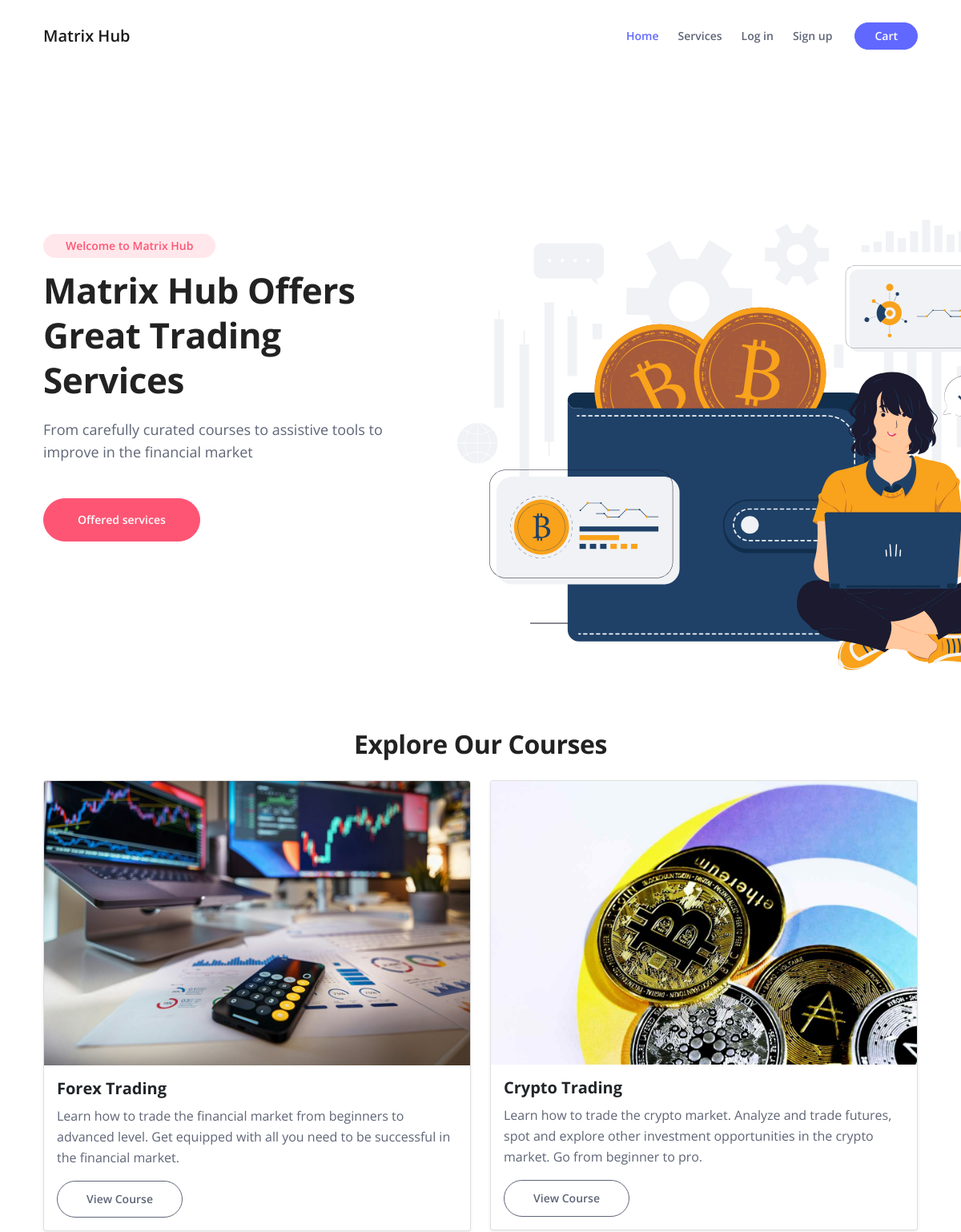
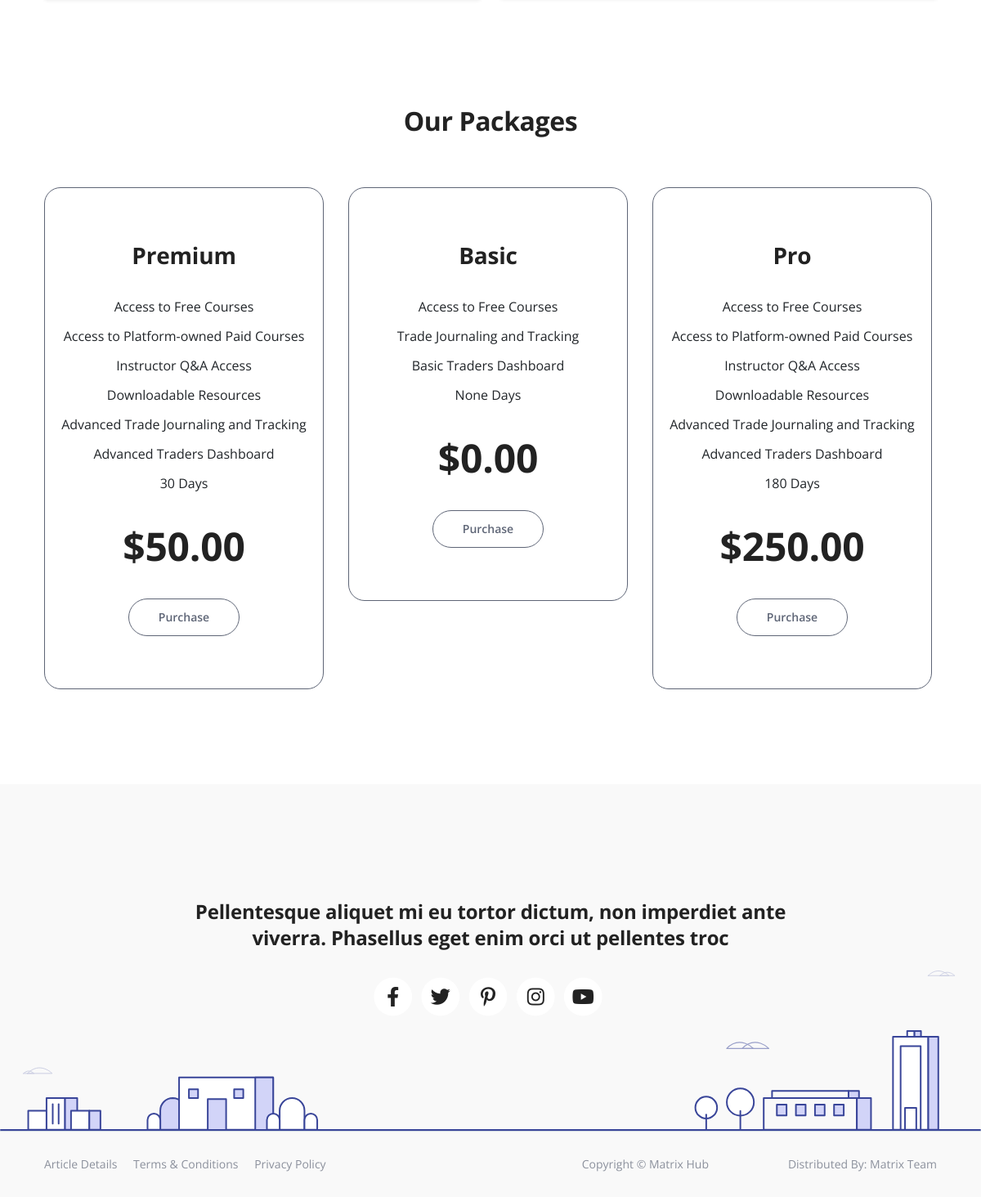
The page / on the database its author committed (2 pictures, top to bottom).
### core/models.py (models this page shows, shortened)
class SubscriptionPlan(models.Model):
    name = models.CharField(max_length=100)  # "Free", "Premium", "Pro" plans
    description = models.TextField(blank=True)
    price = models.DecimalField(max_digits=10, decimal_places=2)
    duration_days = models.PositiveIntegerField(help_text="Duration of the plan in days", null=True, blank=True)
    features = models.ManyToManyField('Feature', blank=True, related_name='subscription_plans')
    order_priority = models.PositiveIntegerField(default=100)
    class Meta:
        ordering = ['order_priority']

class Feature(models.Model):
    name = models.CharField(max_length=100, unique=True)
    description = models.TextField(blank=True, help_text="Description of the feature.")

### core/views.py (the view)
# urls.py: path('', views.home, name='home'),
def home(request):
    subscriptionplans = SubscriptionPlan.objects.all()
    context = {'subscriptionplans': subscriptionplans}
    return render(request, 'core/home.html', context)

### templates/core/home.html (shortened to what this page needs)
{% extends 'core/base.html' %}
{% block content %}
    <header id="header" class="header">
        <div class="container">
            <div class="row">
                <div class="col-lg-6 col-xl-5">
                    <div class="text-container">
                        <div class="section-title">Welcome to Matrix Hub</div>
                        <h1 class="h1-large">Matrix Hub Offers Great Trading Services</h1>
                        <p class="p-large">From carefully curated courses to assistive tools to improve in the financial market</p>
                        <a class="btn-solid-lg" href="#services">Offered services</a>
                    </div>
                </div>
                <div class="col-lg-6 col-xl-7">
                    <div class="image-container">
                        <img class="img-fluid" src="media/images/woman-doing-bitcoin-trading.svg" alt="alternative">
                    </div>
                </div>
            </div>
        </div>
    </header>
 <section class="container my-5">
    <h2 class="text-center mb-4">Explore Our Courses</h2>
    <div class="row">
      <div class="col-md-6">
        <div class="card shadow-sm">
          <img src="media/images/forexcourse.jpg" class="card-img-top" alt="Course Image">
          <div class="card-body">
            <h5 class="card-title">Forex Trading</h5>
            <p class="card-text">Learn how to trade the financial market from beginners to advanced level. Get equipped with all you need to be
                successful in the financial market.
            </p>
            <a href="#" class="btn-outline-reg">View Course</a>
          </div>
        </div>
      </div>
      <div class="col-md-6">
        <div class="card shadow-sm">
          <img src="media/images/cryptocurrency.jpg" class="card-img-top" alt="Course Image">
          <div class="card-body">
            <h5 class="card-title">Crypto Trading</h5>
            <p class="card-text">Learn how to trade the crypto market. Analyze and trade futures, spot and explore other investment opportunities
                in the crypto market. Go from beginner to pro.
            </p>
            <a href="#" class="btn-outline-reg">View Course</a>
          </div>
        </div>
      </div>
 </section>
    <div id="pricing" class="cards-2">
        <div class="container">
            <div class="row">
                <div class="col-lg-12">
                    <h2 class="h2-heading">Our Packages</h2>
                </div>
            </div>
            <div class="row">
                {% for subscriptionplan in subscriptionplans %}
                <div class="col-lg-4 col-md-6">
                    <div class="card">
                        <div class="card-body">
                            <div class="card-title">
                                <h3>{{ subscriptionplan.name }}</h3>
                            </div>
                            <ul class="list-unstyled li-space-lg">
                                {% for feature in subscriptionplan.features.all %}
                                <li>{{ feature.name }}</li>
                                {% endfor %}
                                <li>{{ subscriptionplan.duration_days }} Days</li>
                            </ul>
                            <div class="price">${{ subscriptionplan.price }}</div>
                            <a href="#contact" class="btn-outline-reg">Purchase</a>
                        </div>
                    </div>
                </div>
                {% endfor %}
            </div>
        </div>
    </div>
{% endblock content%}

### templates/core/base.html (shortened to what this page needs)
{% load static %}
<!doctype html>
<html lang="en">
  <head>
    <link href="https://cdn.jsdelivr.net/npm/bootstrap@5.3.3/dist/css/bootstrap.min.css" rel="stylesheet">
        <link rel="stylesheet" href="https://cdnjs.cloudflare.com/ajax/libs/font-awesome/4.7.0/css/font-awesome.min.css">
        <link href="{% static 'css/bootstrap.min.css' %}" rel="stylesheet">
        <link href="{% static 'css/fontawesome-all.min.css' %}" rel="stylesheet">
        <link href="{% static 'css/swiper.css' %}" rel="stylesheet">
        <link href="{% static 'css/styles.css' %}" rel="stylesheet">
  </head>
  <body>
    <nav id="navbarExample" class="navbar navbar-expand-lg fixed-top navbar-light" aria-label="Main navigation">
        <div class="container">
            <a class="navbar-brand logo-image" href="{% url 'core:home' %}">Matrix Hub</a>
            <div class="navbar-collapse offcanvas-collapse" id="navbarsExampleDefault">
                <ul class="navbar-nav ms-auto navbar-nav-scroll">
                    <li class="nav-item">
                        <a class="nav-link active" aria-current="page" href="{% url 'core:home' %}">Home</a>
                    </li>
                    <li class="nav-item">
                        <a class="nav-link" href="#">Services</a>
                    </li>
                    {% if request.user.is_authenticated %}
                    <li class="nav-item dropdown">
                        <a class="nav-link dropdown-toggle" href="#" id="dropdown01" data-bs-toggle="dropdown" aria-expanded="false">{{ request.user }}</a>
                        <ul class="dropdown-menu" aria-labelledby="dropdown01">
                            <li><a class="dropdown-item" href="#">Dashboard</a></li>
                            <li><div class="dropdown-divider"></div></li>
                            <li><a class="dropdown-item" href="#">Profile</a></li>
                            <li><div class="dropdown-divider"></div></li>
                            <li><a class="dropdown-item" href="{% url 'authentication:logout' %}">Logout</a></li>
                        </ul>
                    </li>
                    {% else %}
                    <li class="nav-item">
                        <a class="nav-link" href="{% url 'authentication:login' %}">Log in</a>
                    </li>
                    <li class="nav-item">
                        <a class="nav-link" href="{% url 'authentication:signup' %}">Sign up</a>
                    </li>
                    {% endif %}
                </ul>
                <span class="nav-item">
                    <a class="btn-solid-sm" href="#contact">Cart</a>
                </span>
            </div>
        </div>
    </nav>
    <div class="">
      {% block content %}
      {% endblock content %}
    </div>
    <div class="footer bg-gray">
        <img class="decoration-city" src="images/decoration-city.svg" alt="alternative">
        <div class="container">
            <div class="row">
                <div class="col-lg-12">
                    <h4>Pellentesque aliquet mi eu tortor dictum, non imperdiet ante viverra. Phasellus eget enim orci ut pellentes troc</h4>
                    <div class="social-container">
                        <span class="fa-stack">
                            <a href="#your-link">
                                <i class="fas fa-circle fa-stack-2x"></i>
                                <i class="fab fa-facebook-f fa-stack-1x"></i>
                            </a>
                        </span>
                        <span class="fa-stack">
                            <a href="#your-link">
                                <i class="fas fa-circle fa-stack-2x"></i>
                                <i class="fab fa-twitter fa-stack-1x"></i>
                            </a>
                        </span>
                        <span class="fa-stack">
                            <a href="#your-link">
                                <i class="fas fa-circle fa-stack-2x"></i>
                                <i class="fab fa-pinterest-p fa-stack-1x"></i>
                            </a>
                        </span>
                        <span class="fa-stack">
                            <a href="#your-link">
                                <i class="fas fa-circle fa-stack-2x"></i>
                                <i class="fab fa-instagram fa-stack-1x"></i>
                            </a>
                        </span>
                        <span class="fa-stack">
                            <a href="#your-link">
                                <i class="fas fa-circle fa-stack-2x"></i>
                                <i class="fab fa-youtube fa-stack-1x"></i>
                            </a>
                        </span>
                    </div>
                </div>
            </div>
        </div>
    </div>
    <div class="copyright bg-gray">
        <div class="container">
            <div class="row">
                <div class="col-lg-6">
                    <ul class="list-unstyled li-space-lg p-small">
                        <li><a href="article.html">Article Details</a></li>
                        <li><a href="terms.html">Terms & Conditions</a></li>
                        <li><a href="privacy.html">Privacy Policy</a></li>
                    </ul>
                </div>
                <div class="col-lg-3">
                    <p class="p-small statement">Copyright © <a href="#">Matrix Hub</a></p>
                </div>
                <div class="col-lg-3">
                    <p class="p-small statement">Distributed By: <a href="" target="_blank">Matrix Team</a></p>
                </div>
            </div>
        </div>
    </div>
  </body>
</html>

### rows shown on the page
SubscriptionPlan: name "Premium", duration_days "30", price "50.00"
Feature: name "Access to Free Courses"
Feature: name "Access to Platform-owned Paid Courses"
Feature: name "Instructor Q&A Access"
Feature: name "Downloadable Resources"
Feature: name "Advanced Trade Journaling and Tracking"
Feature: name "Advanced Traders Dashboard"
SubscriptionPlan: name "Basic", duration_days "None", price "0.00"
Feature: name "Trade Journaling and Tracking"
Feature: name "Basic Traders Dashboard"
SubscriptionPlan: name "Pro", duration_days "180", price "250.00"
